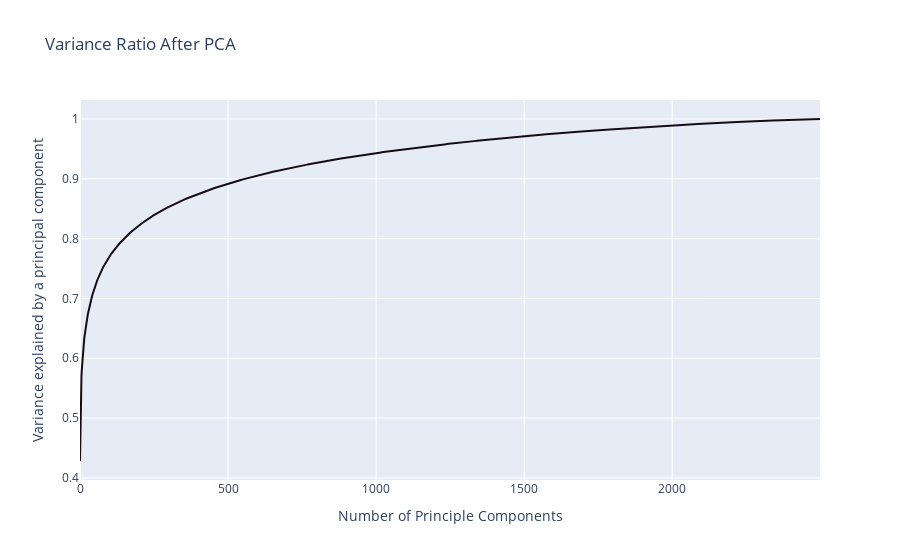

The code cell stored with this chart in its notebook:
### Code cell
# explained get the cumalitive sum of the explained variance ratio for each principle component
evr = np.cumsum(images_pca.explained_variance_ratio_)
# plot the explained variance ratio
fig = go.Figure(data=go.Scatter(y = evr,line=dict(color='#190b15')))
fig.update_layout(title='Variance Ratio After PCA',
                   xaxis_title='Number of Principle Components',
                   yaxis_title='Variance explained by a principal component')
fig.show()

### Figure 1 — Plotly figure (JSON) as saved in the notebook; plotly's stock layout.template omitted (floating-point values rounded to 4 significant figures; data arrays with more than 128 entries replaced by an {"elided": "..."} marker saying what was removed)
{"data": [{"line": {"color": "#190b15"}, "type": "scatter", "y": {"elided": "2500 float values"}}], "layout": {"title": {"text": "Variance Ratio After PCA"}, "xaxis": {"title": {"text": "Number of Principle Components"}}, "yaxis": {"title": {"text": "Variance explained by a principal component"}}}}
